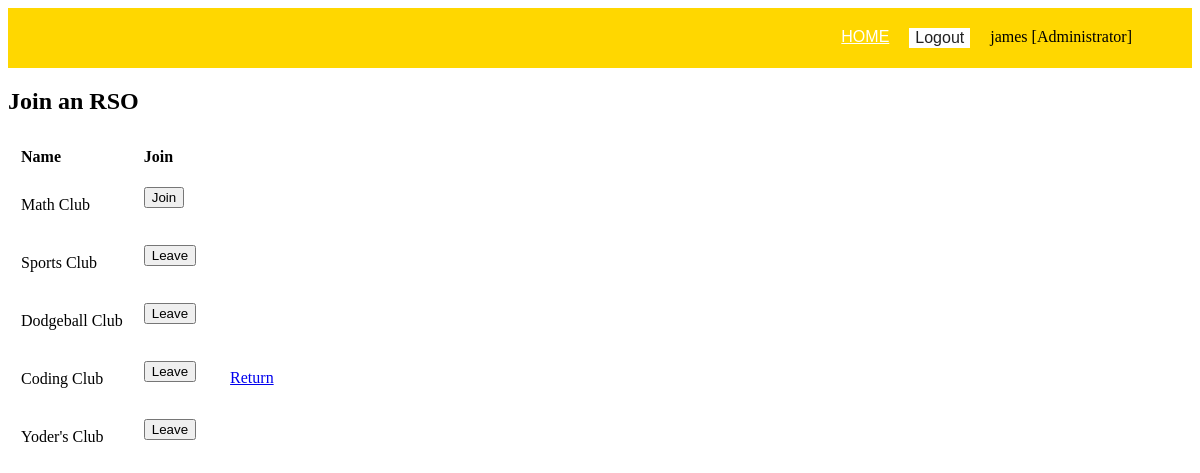
/joinRSO.php (signed in), run on the app's committed database.
### tables this page shows
CREATE TABLE `rso` (
  `rso_id` int(11) NOT NULL,
  `rso_name` varchar(50) DEFAULT NULL,
  `unv_id` int(11) NOT NULL,
  `owner_id` int(11) NOT NULL
);

### includes/functions.inc.php (called while the page is built, shortened)
<?php
	function loggedIn()
	{
		if (isset($_SESSION['logged_in']))
			return true;
			else
				return false;
	}

### joinRSO.php (the view, shortened to what this page needs)
<?php
include ("header.php");
?>
<h2>Join an RSO</h2>
<?php
if (loggedIn () && isset($_SESSION['unv_id'])) {
	include 'dbhandler.php';
	$unv_id = $_SESSION['unv_id'];
	$sql = "SELECT * FROM rso WHERE unv_id ='".$unv_id."'";
	$response = mysqli_query ( $link, $sql );
	if ($response)
	{
		echo '<table align="left"
				cellspacing="5" cellpadding="8">
				<tr><td align="left"><b>Name</b></td>
				<td align="left"><b>Join</b></td>
				</tr>';
		while ( $rso = mysqli_fetch_array ( $response ) ) {
			echo "<tr><td align='left'>";
			echo $rso['rso_name'];
			echo "</td><td align='left'>";
			$query = "SELECT * FROM in_rso WHERE uid='" . $_SESSION ['uid'] . "' AND rso_id = '".$rso['rso_id']."' LIMIT 1";
			$ares = mysqli_query ( $link, $query );
			if(mysqli_num_rows($ares) == 1)
				$inRSO = true;
			else
				$inRSO = false;
			if (!$inRSO)
			{
				echo "<form method='post' action='includes/joinRSO.inc.php'>";
				echo "<input type='submit' name='Join' value='Join'/></form>";
			}
			else
			{
				echo "<form method='post' action='includes/joinRSO.inc.php'>";
				echo "<input type='submit' name='Leave' value='Leave'/></form>";
			}
			echo "</td><td align='left'></tr>";
		}
		echo '</table>';
	} else
	{
		echo "No RSOs";
	}
} else {
	header ( "Location: index.php" );
}
?>
	<a href="index.php">Return</a>
	</body>

### data on the page
rso: rso_name "Math Club"
rso: rso_name "Sports Club"
rso: rso_name "Dodgeball Club"
rso: rso_name "Coding Club"
rso: rso_name "Yoder's Club"

### other printed values
$_SESSION['username'] "james"
